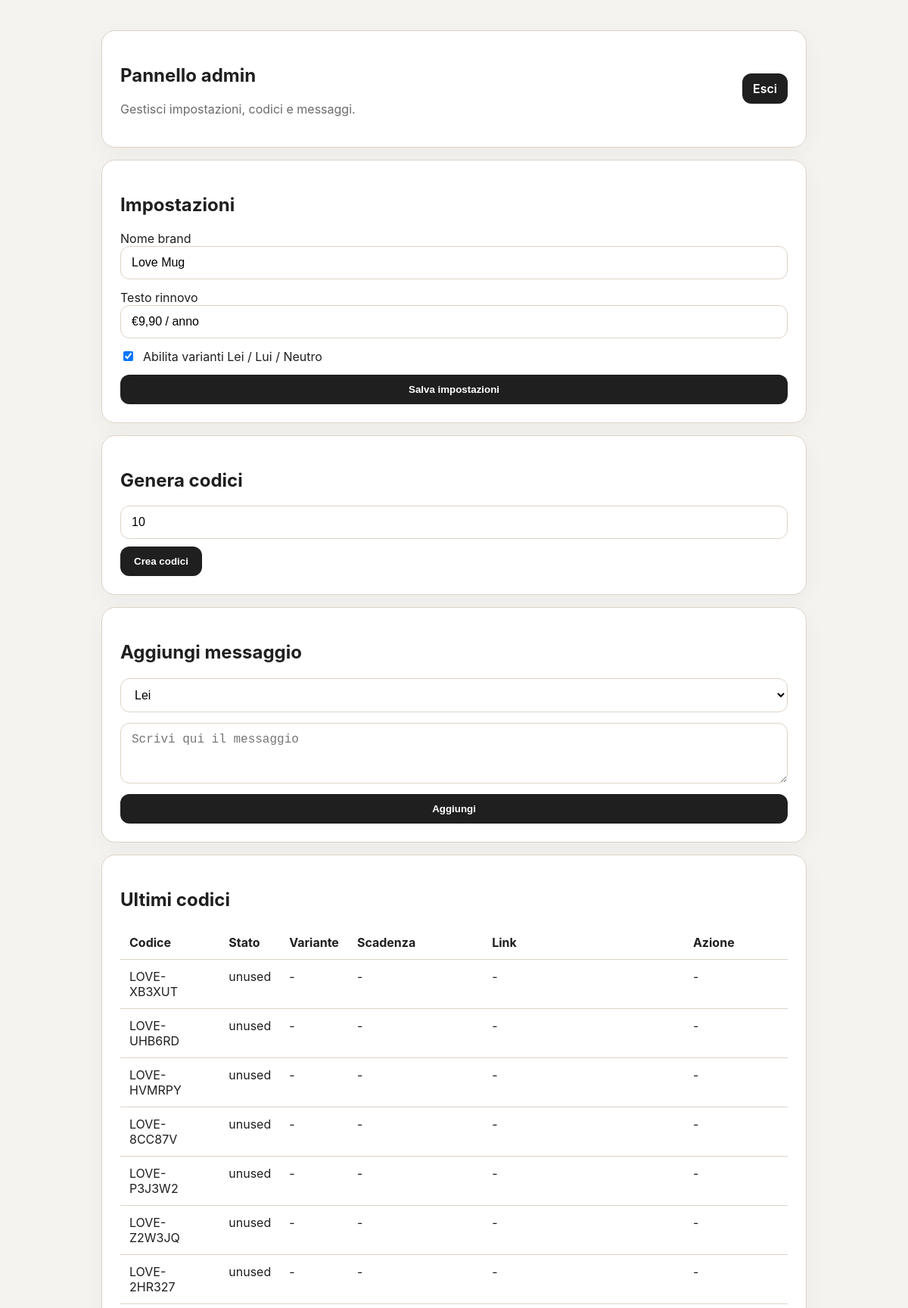
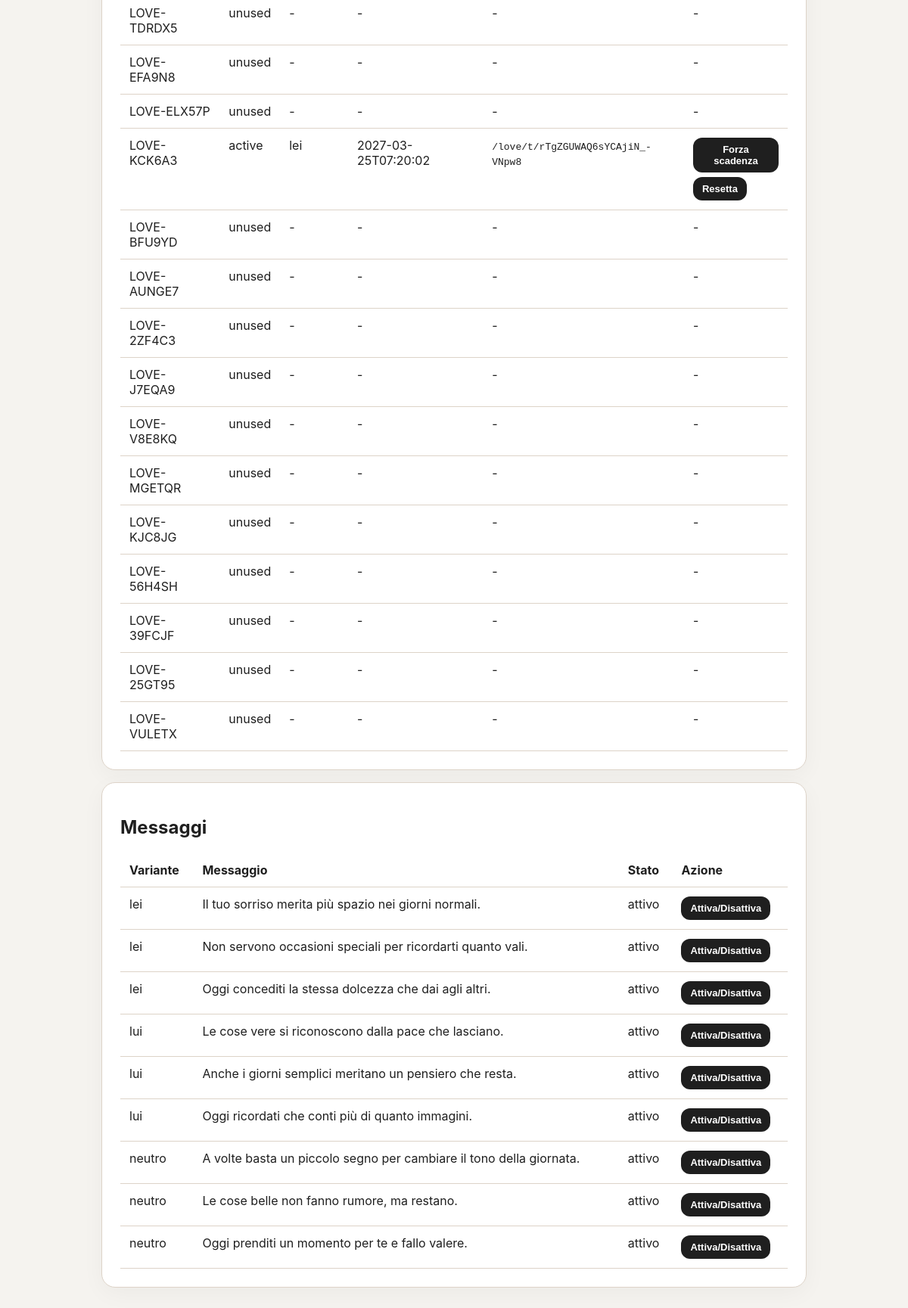
/admin (signed in), run on the app's committed database (2 pictures, top to bottom).
### tables this page shows
CREATE TABLE settings (
    key TEXT PRIMARY KEY,
    value TEXT NOT NULL
);

CREATE TABLE activation_codes (
    id INTEGER PRIMARY KEY AUTOINCREMENT,
    code TEXT UNIQUE NOT NULL,
    status TEXT NOT NULL DEFAULT 'unused',
    variant TEXT,
    token TEXT UNIQUE,
    created_at TEXT,
    activation_date TEXT,
    expiry_date TEXT,
    renewed_at TEXT,
    last_access TEXT
);

CREATE TABLE messages (
    id INTEGER PRIMARY KEY AUTOINCREMENT,
    variant TEXT NOT NULL,
    body TEXT NOT NULL,
    is_active INTEGER NOT NULL DEFAULT 1,
    sort_order INTEGER NOT NULL DEFAULT 1
);

### app.py (the view)
@app.route('/admin')
@login_required
def admin_dashboard():
    codes = execute('SELECT * FROM activation_codes ORDER BY id DESC LIMIT 50')
    messages = execute('SELECT * FROM messages ORDER BY variant, sort_order, id')
    return render_template(
        'admin_dashboard.html',
        codes=codes,
        messages=messages,
        variants_enabled=get_setting('variants_enabled', '1') == '1',
        renewal_price_text=get_setting('renewal_price_text', '€9,90 / anno'),
        brand_name=get_setting('brand_name', 'Love Mug')
    )

### app.py (called while the page is built)
def get_db():
    if 'db' not in g:
        g.db = sqlite3.connect(DB_PATH)
        g.db.row_factory = sqlite3.Row
    return g.db

def execute(query, args=(), one=False, commit=False):
    db = get_db()
    cur = db.execute(query, args)
    if commit:
        db.commit()
    rows = cur.fetchall()
    cur.close()
    return (rows[0] if rows else None) if one else rows

def get_setting(key, default=None):
    row = execute('SELECT value FROM settings WHERE key = ?', (key,), one=True)
    return row['value'] if row else default

def login_required(view):
    @wraps(view)
    def wrapped(*args, **kwargs):
        if not session.get('admin_logged_in'):
            return redirect(url_for('admin_login'))
        return view(*args, **kwargs)
    return wrapped

### templates/admin_dashboard.html (shortened to what this page needs)
{% extends 'base.html' %}
{% block content %}
<section class="card">
  <div class="row between">
    <div>
      <h1>Pannello admin</h1>
      <p class="muted">Gestisci impostazioni, codici e messaggi.</p>
    </div>
    <a class="linkbtn" href="{{ url_for('admin_logout') }}">Esci</a>
  </div>
</section>
<section class="card">
  <h2>Impostazioni</h2>
  <form method="post" action="{{ url_for('admin_settings') }}" class="stack">
    <label>Nome brand
      <input type="text" name="brand_name" value="{{ brand_name }}">
    </label>
    <label>Testo rinnovo
      <input type="text" name="renewal_price_text" value="{{ renewal_price_text }}">
    </label>
    <label class="inline"><input type="checkbox" name="variants_enabled" {% if variants_enabled %}checked{% endif %}> Abilita varianti Lei / Lui / Neutro</label>
    <button class="btn" type="submit">Salva impostazioni</button>
  </form>
</section>
<section class="card">
  <h2>Genera codici</h2>
  <form method="post" action="{{ url_for('generate_codes') }}" class="row gap wraprow">
    <input type="number" name="qty" value="10" min="1" max="200">
    <button class="btn" type="submit">Crea codici</button>
  </form>
</section>
<section class="card">
  <h2>Aggiungi messaggio</h2>
  <form method="post" action="{{ url_for('add_message') }}" class="stack">
    <select name="variant">
      <option value="lei">Lei</option>
    </select>
    <textarea name="body" rows="3" placeholder="Scrivi qui il messaggio" required></textarea>
    <button class="btn" type="submit">Aggiungi</button>
  </form>
</section>
<section class="card">
  <h2>Ultimi codici</h2>
  <div class="tablewrap">
    <table>
      <thead><tr><th>Codice</th><th>Stato</th><th>Variante</th><th>Scadenza</th><th>Link</th><th>Azione</th></tr></thead>
      <tbody>
      {% for c in codes %}
        <tr>
          <td>{{ c['code'] }}</td>
          <td>{{ c['status'] }}</td>
          <td>{{ c['variant'] or '-' }}</td>
          <td>{{ c['expiry_date'] or '-' }}</td>
          <td>{% if c['token'] %}<code>/love/t/{{ c['token'] }}</code>{% else %}-{% endif %}</td>
          <td>
            {% if c['status'] == 'active' %}
              <form method="post" action="{{ url_for('expire_code', code_id=c['id']) }}" style="margin-bottom:6px;">
                <button class="smallbtn" type="submit">Forza scadenza</button>
              </form>
              <form method="post" action="{{ url_for('reset_code', code_id=c['id']) }}">
                <button class="smallbtn" type="submit">Resetta</button>
              </form>
            {% elif c['status'] == 'unused' %}
              -
            {% else %}
              <form method="post" action="{{ url_for('reset_code', code_id=c['id']) }}">
                <button class="smallbtn" type="submit">Resetta</button>
              </form>
            {% endif %}
          </td>
        </tr>
      {% endfor %}
      </tbody>
    </table>
  </div>
</section>
<section class="card">
  <h2>Messaggi</h2>
  <div class="tablewrap">
    <table>
      <thead><tr><th>Variante</th><th>Messaggio</th><th>Stato</th><th>Azione</th></tr></thead>
      <tbody>
      {% for m in messages %}
        <tr>
          <td>{{ m['variant'] }}</td>
          <td>{{ m['body'] }}</td>
          <td>{{ 'attivo' if m['is_active'] else 'spento' }}</td>
          <td>
            <form method="post" action="{{ url_for('toggle_message', message_id=m['id']) }}">
              <button class="smallbtn" type="submit">Attiva/Disattiva</button>
            </form>
          </td>
        </tr>
      {% endfor %}
      </tbody>
    </table>
  </div>
</section>
{% endblock %}

### templates/base.html (shortened to what this page needs)
<!doctype html>
<html lang="it">
<head>
  <link rel="stylesheet" href="{{ url_for('static', filename='style.css') }}">
</head>
<body>
  <main class="wrap">
    {% block content %}{% endblock %}
  </main>
</body>
</html>

### static/style.css (style rules this page uses)
:root { --bg:#f5f3ef;--card:#fff;--text:#1f1f1f;--muted:#6b6b6b;--border:#ddd3c8;--accent:#1f1f1f }
* { box-sizing:border-box }
body { margin:0;font-family:-apple-system,BlinkMacSystemFont,"Segoe UI",sans-serif;background:var(--bg);color:var(--text) }
.wrap { max-width:980px;margin:0 auto;padding:24px }
.card { background:var(--card);border:1px solid var(--border);border-radius:18px;padding:24px;margin:16px 0;box-shadow:0 8px 30px rgba(0,0,0,.04) }
.stack { display:flex;flex-direction:column;gap:14px }
input,textarea,select { width:100%;padding:12px 14px;border:1px solid var(--border);border-radius:12px;background:#fff;font-size:16px }
.btn,.linkbtn,.smallbtn { display:inline-block;border:none;border-radius:12px;padding:12px 18px;background:var(--accent);color:#fff;text-decoration:none;cursor:pointer;font-weight:600 }
.smallbtn { padding:8px 12px;font-size:13px }
.linkbtn { padding:10px 14px }
.row { display:flex;align-items:center }
.between { justify-content:space-between }
.gap { gap:10px }
.wraprow { flex-wrap:wrap }
.muted { color:var(--muted) }
.tablewrap { overflow:auto }
table { width:100%;border-collapse:collapse }
th,td { padding:12px;border-bottom:1px solid var(--border);text-align:left;vertical-align:top }
.inline { display:flex;gap:10px;align-items:center }
.inline input { width:auto }

### data on the page
settings: brand_name "Love Mug"
settings: renewal_price_text "€9,90 / anno"
activation_codes: code "LOVE-XB3XUT", status "unused", c "-"
activation_codes: code "LOVE-UHB6RD", status "unused", c "-"
activation_codes: code "LOVE-HVMRPY", status "unused", c "-"
activation_codes: code "LOVE-8CC87V", status "unused", c "-"
activation_codes: code "LOVE-P3J3W2", status "unused", c "-"
activation_codes: code "LOVE-Z2W3JQ", status "unused", c "-"
activation_codes: code "LOVE-2HR327", status "unused", c "-"
activation_codes: code "LOVE-TDRDX5", status "unused", c "-"
activation_codes: code "LOVE-EFA9N8", status "unused", c "-"
activation_codes: code "LOVE-ELX57P", status "unused", c "-"
activation_codes: code "LOVE-KCK6A3", status "active", variant "lei", expiry_date "2027-03-25T07:20:02", token "rTgZGUWAQ6sYCAjiN_-VNpw8"
activation_codes: code "LOVE-BFU9YD", status "unused", c "-"
activation_codes: code "LOVE-AUNGE7", status "unused", c "-"
activation_codes: code "LOVE-2ZF4C3", status "unused", c "-"
activation_codes: code "LOVE-J7EQA9", status "unused", c "-"
activation_codes: code "LOVE-V8E8KQ", status "unused", c "-"
activation_codes: code "LOVE-MGETQR", status "unused", c "-"
activation_codes: code "LOVE-KJC8JG", status "unused", c "-"
activation_codes: code "LOVE-56H4SH", status "unused", c "-"
activation_codes: code "LOVE-39FCJF", status "unused", c "-"
activation_codes: code "LOVE-25GT95", status "unused", c "-"
activation_codes: code "LOVE-VULETX", status "unused", c "-"
messages: variant "lei", body "Il tuo sorriso merita più spazio nei giorni normali.", is_active "attivo"
messages: variant "lei", body "Non servono occasioni speciali per ricordarti quanto vali.", is_active "attivo"
messages: variant "lei", body "Oggi concediti la stessa dolcezza che dai agli altri.", is_active "attivo"
messages: variant "lui", body "Le cose vere si riconoscono dalla pace che lasciano.", is_active "attivo"
messages: variant "lui", body "Anche i giorni semplici meritano un pensiero che resta.", is_active "attivo"
messages: variant "lui", body "Oggi ricordati che conti più di quanto immagini.", is_active "attivo"
messages: variant "neutro", body "A volte basta un piccolo segno per cambiare il tono della giornata.", is_active "attivo"
messages: variant "neutro", body "Le cose belle non fanno rumore, ma restano.", is_active "attivo"
messages: variant "neutro", body "Oggi prenditi un momento per te e fallo valere.", is_active "attivo"
